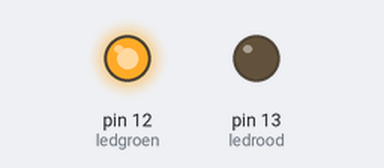
The sketch below on a simulated Arduino Uno, built with avr-gcc and run on an emulated ATmega328P. Shown: output pins drawn as LEDs (lit = HIGH).

Above: at 0.5 s.
At 2.5 s:
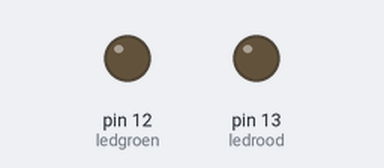
At 3.5 s:
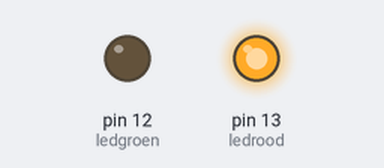
At 7.0 s:
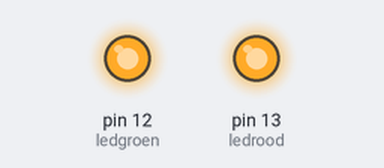
Timing chart, 0 to 11.7 s (numbered marks = the images above):
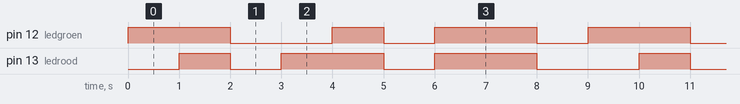

The sketch:

Houdbaarheidslichten.ino
```cpp
// Pin 13 has an LED connected on most Arduino boards.
// give it a name:
int ledrood = 13;
int ledgroen =     12;

// the setup routine runs once when you press reset:
void setup() {
  // initialize the digital pin as an output.
  pinMode(ledrood, OUTPUT);
  pinMode(ledgroen, OUTPUT);
}

// the loop routine runs over and over again forever:
void loop() {
  digitalWrite(ledgroen, HIGH);   // LED groen aan

  delay(1000);               // seconde wachten

    digitalWrite(ledrood, HIGH);   // LED rood aan

    delay(1000);

  digitalWrite(ledrood, LOW);    // LED rood uit
    digitalWrite(ledgroen, LOW);    // LED groen uit
  delay(1000);               // seconde wachten


    digitalWrite(ledrood, HIGH);   // LED rood aan

  delay(1000);               // seconde wachten

    digitalWrite(ledgroen, HIGH);   // // LED groen aan

    delay(1000);

  digitalWrite(ledrood, LOW);    // LED rood uit
    digitalWrite(ledgroen, LOW);    // LED groen uit
  delay(1000);               // seconde wachten

  digitalWrite(ledgroen, HIGH);
  digitalWrite(ledrood, HIGH);
  delay(2000);
  digitalWrite(ledgroen, LOW);
  digitalWrite(ledrood, LOW);
  delay(1000);
}
```

Measured:
- by itself, pin 12 (ledgroen): repeats every 9.0 s: LOW 2.0 s, HIGH 1.0 s, 2 × (LOW 1.0 s, HIGH 2.0 s)
- by itself, pin 13 (ledrood): repeats every 9.0 s: 2 × (LOW 1.0 s, HIGH 2.0 s), LOW 2.0 s, HIGH 1.0 s
- by itself, everything shown: repeats every 9.0 s, in 8 steps
